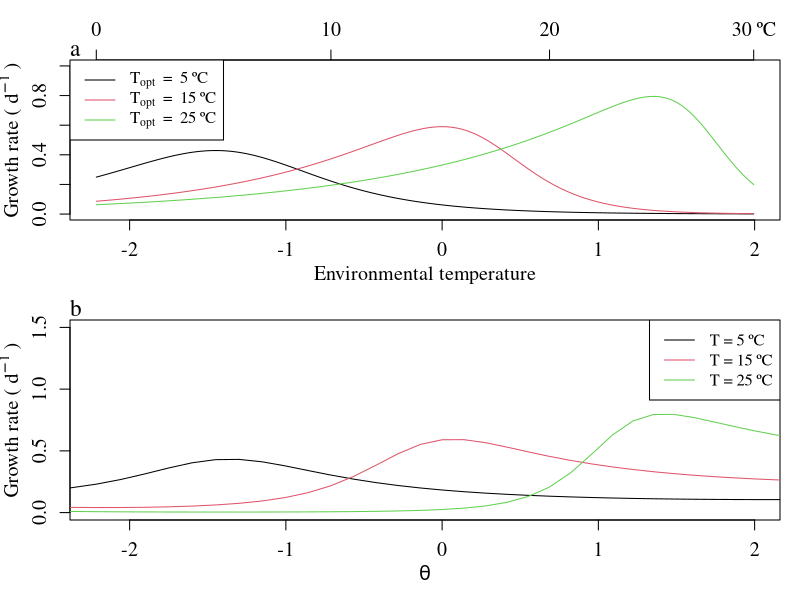
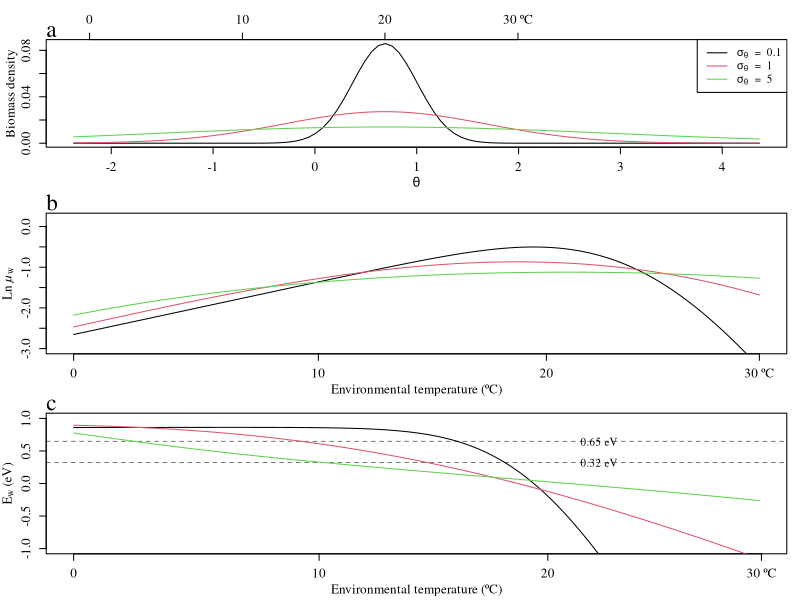

R code for these plots, in order:
setwd('~/OneDrive/Kremer/ideal')
temp    <- seq(0, 30, 0.1)
T.K     <- function(x, Tref = 15,kb=8.62E-5) 1/((Tref+273)*kb) - 1/((x + 273)*kb)
temp    <- T.K(temp)
numtemp <- length(temp)


###Growth rate function 
MU0 <- function(x, Z = T.K(20), 
                u0 = 0.59, 
                Ei = 0.22, 
                Ea0= 0.98, 
                beta= -0.2, 
                Eh0 = 4.43,
                phi = 0.21){
   #x is transfored temperature
   
   umax  <- u0  * exp(Ei  *Z)
   Ea    <- Ea0 * exp(beta*Z)
   Eh    <- Eh0 * exp(phi *Z)
   Ed    <- Eh - Ea
   B     <- 1 + Ea/Ed*exp(Eh*(x-Z))
   mu    <- umax*Eh/Ed * exp(Ea*(x-Z))/B
   return(mu)
}

#Check function
# y <- MU0(temp, Z=T.K(-5))
# plot(temp, y, type = 'l')
#Plot three typical TPCs and the fitness landscape under a given environmental temperature
pdf('Fig2example.pdf', height=8, width=4)
op <- par(font.lab = 1,
           family  = "serif",
           cex.lab = 1.2,
           cex.axis= 1.2,
           mgp     = c(2.2,1,0),
           mar     = c(4,3.5,3,1),
           mfrow   = c(2,1))


Topto <- c(5, 15, 25)
Topt_ <- T.K(Topto)
x1    <- seq(0,30,10)
y1    <- T.K(x1)
x1[length(x1)] <- paste0(x1[length(x1)],' ºC')

plot(temp,temp**2, ylim=c(0, 1), 
     xlab = 'Environmental temperature',
     ylab = bquote('Growth rate ('~d^-1~')'),
     type = 'n')
axis(3, at= y1, label = x1)

for (j in 1:length(Topt_)){ 
   mu_ <- MU0(temp, Z=Topt_[j])
   points(temp, mu_, type = 'l', col=j)
}
###

txt <- sapply(1:3, function(i) {
   as.expression(bquote(T[opt]~' = '~.(Topto[i])~'ºC'))
})
legend('topleft', txt, lty=1, col=1:length(Topt_) )

mtext('a', adj=0, cex=1.4)
#Add the envelop line
#curve(mumax, from = -3, to = 3, lty = 2, add = T)

par(mar = c(4,3.5,1,1))
#Plot fitness curve under constant environmental temperatures
Topto <- seq(-10, 50, 1)
Topt_ <- T.K(Topto)
envT0 <- c(5, 15, 25)  #Environmental temperature
envT  <- T.K(envT0)
mu_   <- numeric(length(Topt_))

plot(temp,temp**2, ylim=c(0, 1.5), 
     xlab = bquote(italic(theta)),
     ylab = bquote('Growth rate ('~d^-1~')'),
     type = 'n')

for (j in 1:length(envT)){ 
    mu_  <- MU0(envT[j], Z=Topt_)
    points(Topt_, mu_, type = 'l', col=j)
}
txt = paste('T =', envT0,'ºC')
legend('topright', txt, lty=1, col=1:length(envT) )
mtext('b', adj=0, cex=1.4)
dev.off()

#Below for Fig. 3: community activation energy for different thermal diversity
#Discretize (No approximation)
pdf_norm <- function(x, mean=T.K(20), V) exp(-(x-mean)**2/(2*V))/sqrt(2*pi*V)

#Topt of each species
Topt <- seq(T.K(-1), T.K(50), length.out=100)
Nsp  <- length(Topt)

#Compute the fraction of each species at different variance.
biof <- function(V){
   pfL <- vapply(1:Nsp, function(x)pdf_norm(x=Topt[x], V=V), 0)
   
   #dx of each species
   dx <- diff(Topt)
   dx <- c(dx, dx[length(dx)])
   
   #Compute fraction of each species
   PHYt<- sum(pfL*dx)
   biof<- pfL*dx/PHYt
   return(biof)
}
#Growth rate of each species at each temperature
VARS  <- c(0.1,1,5)
gr    <- array(NA, c(Nsp, length(temp),length(VARS)))
mucom <- array(NA, c(length(temp),length(VARS)))
AE    <- array(NA, c(length(temp)-1,length(VARS)))
for (k in 1:length(VARS)) {
   biomass <- biof(VARS[k])
   for (i in 1:length(temp)) {
      for (j in 1:Nsp) {
         gr[j, i, k] <- MU0(x = temp[i], Z = Topt[j])
      }
      mucom[i, k] <- sum(gr[, i, k] * biomass)
      
      #Calculate apparent E (derivative)
      if (i > 1) AE[i - 1, k] <-
         (log(mucom[i, k]) - log(mucom[i-1, k]))/(temp[i] - temp[i-1])
   }
   
}

pdf('Fig3var_mu.pdf', height=8, width=4)
op <- par(font.lab = 1,
           family  = "serif",
           cex.lab = 1.2,
           cex.axis= 1.2,
           mgp     = c(2.2,1,0),
           mar     = c(4,3.5,3,1),
           mfrow   = c(3,1))

#Plot probability distribution:
x1   <- seq(0,30,10)
y1   <- T.K(x1)
plot(Topt, biof(VARS[1]), type = 'l', 
     xlab = bquote(italic(theta)),
     ylab = 'Biomass density')
x1[length(x1)]=paste0(x1[length(x1)],' ºC')
axis(3, at= y1, label = x1)

txt <- sapply(1:3, function(i) {
       as.expression(bquote(sigma[theta]~' = '~.(VARS[i])))
    })
legend('topright', legend=txt,
       lty=1, col=1:3 )
mtext('a', adj=0, cex=1.4)

for (i in 2:length(VARS)){
     points(Topt, biof(VARS[i]), type = 'l', col=i)
}

#Plot µ ~ temperature
par(mar = c(3.5,3.5,1,1))
plot(temp, log(mucom[,1]), xaxt='n', 
     ylim = c(-3,0.2),
     xlab = 'Environmental temperature (ºC)',
     ylab = expression(paste('Ln '*italic(µ)[w])),
     type = 'l')
axis(1, at=y1, label = x1)
mtext('b', adj=0, cex=1.4)

for (i in 2:length(VARS)) points(temp, log(mucom[,i]), type = 'l', col=i)

#Plot AE ~ temperature
plot(temp[-length(temp)], AE[,1], xaxt='n', 
     ylim = c(-1,1),
     xlab = 'Environmental temperature (ºC)',
     ylab = bquote(E[w] ~ '(eV)'),
     type = 'l')
axis(1, at= y1, label = x1)
abline(h=0.65, lty=2, lwd=.5)
text(1, 0.65, '0.65 eV')
abline(h=0.32, lty=2, lwd=.5)
text(1, 0.32, '0.32 eV')

mtext('c', adj=0, cex=1.4)
for (i in 2:length(VARS)){
   points(temp[-length(temp)], AE[,i], type='l',col=i)
}
dev.off()
